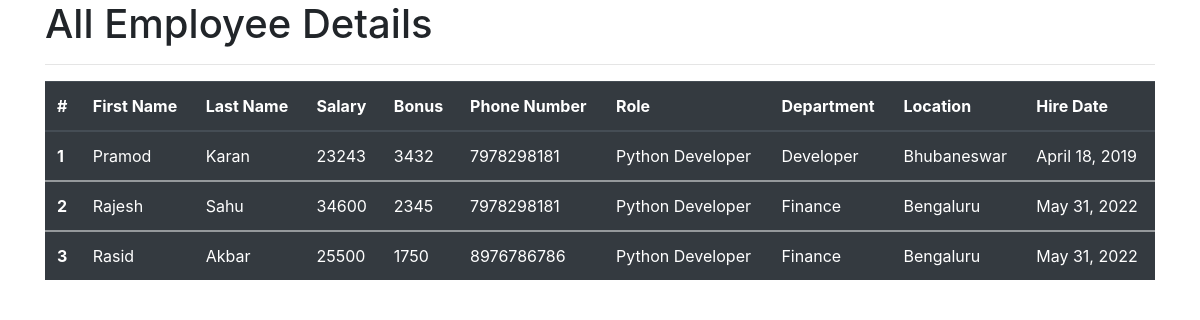
The app's page /all_emp with its own data.
### emp_app/models.py (models this page shows, shortened)
class Employee(models.Model):
	emp_id = models.IntegerField(null=False)
	first_name = models.CharField(max_length=30, null=False)
	last_name = models.CharField(max_length=30)
	age = models.IntegerField()
	dept = models.ForeignKey(Department, on_delete=models.CASCADE)
	sal = models.IntegerField(default=0)
	bonus = models.IntegerField(default=0)
	role = models.ForeignKey(Role, on_delete=models.CASCADE)
	phone = models.IntegerField()
	email = models.EmailField(max_length=50)
	hire_date = models.DateField()
	def __str__(self):
		return "%s %s %s" %(self.first_name,self.last_name,self.phone)

class Role(models.Model):
	name = models.CharField(max_length=100, null=False)

class Department(models.Model):
	name = models.CharField(max_length=100,null=False)
	location = models.CharField (max_length=100)

### emp_app/views.py (the view)
# urls.py: path('all_emp', all_emp),
def all_emp(request):
	emps = Employee.objects.all()
	context = {
		'emps':emps
			}
	print(context)
	return render(request,'all_emp.html',context)

### emp_app/templates/all_emp.html (shortened to what this page needs)
<!doctype html>
<html lang="en">
  <head>
    <link rel="stylesheet" href="https://cdn.jsdelivr.net/npm/bootstrap@4.6.1/dist/css/bootstrap.min.css">
  </head>
  <body>
<div class="container">
 	 <h1>All Employee Details</h1>
	<hr>
   <table class="table table-dark">
  <thead>
    <tr>
      <th scope="col">#</th>
      <th scope="col">First Name</th>
      <th scope="col">Last Name</th>
      <th scope="col">Salary</th>
	<th scope="col">Bonus</th>
	<th scope="col">Phone Number</th>
	<th scope="col">Role</th>
	<th scope="col">Department</th>
	<th scope="col">Location</th>
	<th scope="col">Hire Date</th>
    </tr>
  </thead>
	{% for emp in emps %}
  <tbody>
    <tr>
      	<th scope="row">{{emp.id}}</th>
		<td>{{emp.first_name}}</td>
		<td>{{emp.last_name}}</td>
		<td>{{emp.sal}}</td>
		<td>{{emp.bonus}}</td>
		<td>{{emp.phone}}</td>
		<td>{{emp.role.name}}</td>
		<td>{{emp.dept.name}}</td>
		<td>{{emp.dept.location}}</td>
		<td>{{emp.hire_date}}</td>
    </tr>
  </tbody>
	{% endfor %}
</table>
  </body>
</html>

### records on screen
Employee: id "1", first_name "Pramod", last_name "Karan", sal "23243", bonus "3432", phone "7978298181", role.name "Python Developer", dept.name "Developer", dept.location "Bhubaneswar", hire_date "April 18, 2019"
Employee: id "2", first_name "Rajesh", last_name "Sahu", sal "34600", bonus "2345", phone "7978298181", role.name "Python Developer", dept.name "Finance", dept.location "Bengaluru", hire_date "May 31, 2022"
Employee: id "3", first_name "Rasid", last_name "Akbar", sal "25500", bonus "1750", phone "8976786786", role.name "Python Developer", dept.name "Finance", dept.location "Bengaluru", hire_date "May 31, 2022"
